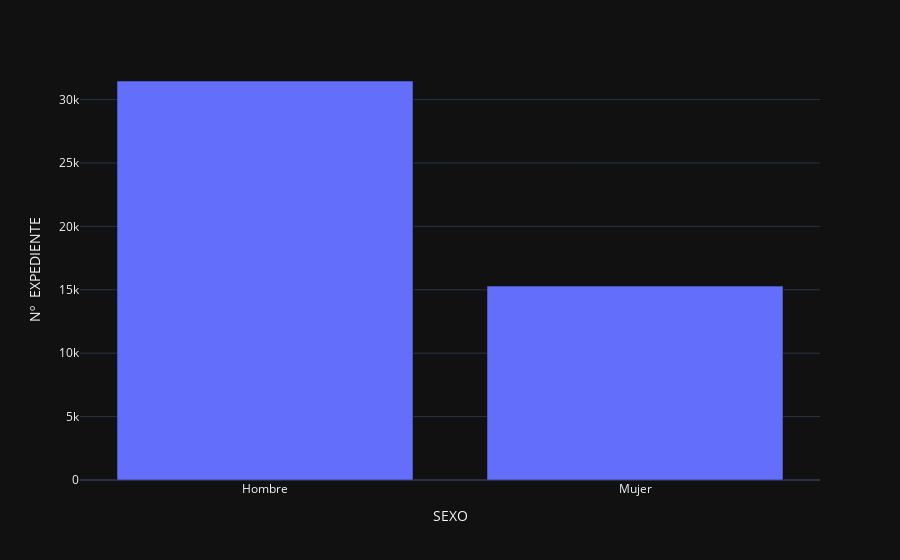

Notebook code for this chart:
### Code cell
# Vamos a graficarlo ya que es más fácil de ver en este caso usaremos plotly.

px.bar(df_2019.groupby('SEXO').count()['Nº  EXPEDIENTE'].reset_index(), x='SEXO', y='Nº  EXPEDIENTE')

### Figure 1 — Plotly figure (JSON) as saved in the notebook; plotly's stock layout.template omitted (floating-point values rounded to 4 significant figures)
{"data": [{"alignmentgroup": "True", "hovertemplate": "SEXO=%{x}<br>Nº  EXPEDIENTE=%{y}<extra></extra>", "legendgroup": "", "marker": {"color": "#636efa", "pattern": {"shape": ""}}, "name": "", "offsetgroup": "", "orientation": "v", "showlegend": false, "textposition": "auto", "x": ["Hombre", "Mujer"], "xaxis": "x", "y": [31466, 15290], "yaxis": "y", "type": "bar"}], "layout": {"xaxis": {"anchor": "y", "domain": [0.0, 1.0], "title": {"text": "SEXO"}}, "yaxis": {"anchor": "x", "domain": [0.0, 1.0], "title": {"text": "Nº  EXPEDIENTE"}}, "legend": {"tracegroupgap": 0}, "margin": {"t": 60}, "barmode": "relative"}}
